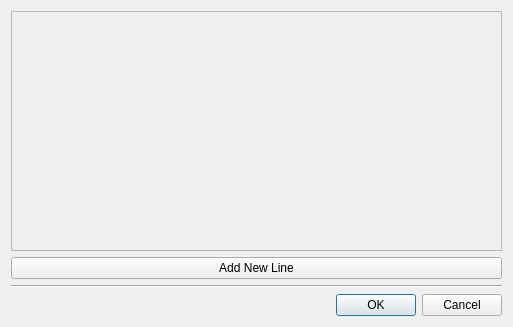
<?xml version="1.0" encoding="UTF-8"?>
<ui version="4.0">
 <class>UniformVariableEditor</class>
 <widget class="QDialog" name="UniformVariableEditor">
  <property name="geometry">
   <rect>
    <x>0</x>
    <y>0</y>
    <width>513</width>
    <height>327</height>
   </rect>
  </property>
  <property name="windowTitle">
   <string>Dialog</string>
  </property>
  <layout class="QGridLayout" name="gridLayout">
   <item row="0" column="0">
    <layout class="QVBoxLayout" name="verticalLayout">
     <item>
      <widget class="QScrollArea" name="scrollArea">
       <property name="sizePolicy">
        <sizepolicy hsizetype="Preferred" vsizetype="Preferred">
         <horstretch>0</horstretch>
         <verstretch>0</verstretch>
        </sizepolicy>
       </property>
       <widget class="QWidget" name="scrollWidget">
        <property name="geometry">
         <rect>
          <x>0</x>
          <y>0</y>
          <width>0</width>
          <height>0</height>
         </rect>
        </property>
       </widget>
      </widget>
     </item>
     <item>
      <widget class="QPushButton" name="addLineButton">
       <property name="text">
        <string>Add New Line</string>
       </property>
      </widget>
     </item>
     <item>
      <widget class="Line" name="line">
       <property name="orientation">
        <enum>Qt::Horizontal</enum>
       </property>
      </widget>
     </item>
     <item>
      <widget class="QWidget" name="gridLayout_2" native="true">
       <property name="sizePolicy">
        <sizepolicy hsizetype="Preferred" vsizetype="Maximum">
         <horstretch>0</horstretch>
         <verstretch>0</verstretch>
        </sizepolicy>
       </property>
       <layout class="QGridLayout" name="gridLayout_3">
        <property name="leftMargin">
         <number>0</number>
        </property>
        <property name="topMargin">
         <number>0</number>
        </property>
        <property name="rightMargin">
         <number>0</number>
        </property>
        <property name="bottomMargin">
         <number>0</number>
        </property>
        <item row="0" column="0">
         <layout class="QHBoxLayout" name="horizontalLayout">
          <item>
           <spacer name="horizontalSpacer">
            <property name="orientation">
             <enum>Qt::Horizontal</enum>
            </property>
            <property name="sizeHint" stdset="0">
             <size>
              <width>40</width>
              <height>20</height>
             </size>
            </property>
           </spacer>
          </item>
          <item>
           <widget class="QDialogButtonBox" name="buttonBox">
            <property name="orientation">
             <enum>Qt::Horizontal</enum>
            </property>
            <property name="standardButtons">
             <set>QDialogButtonBox::Cancel|QDialogButtonBox::Ok</set>
            </property>
           </widget>
          </item>
         </layout>
        </item>
       </layout>
      </widget>
     </item>
    </layout>
   </item>
  </layout>
 </widget>
 <resources/>
 <connections/>
</ui>
